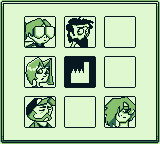

A level layout from a 2D game, rendered from its tile map. Below: a short description, then the map file with its tile-grid data intact:
An orthogonal 20x18 tile map with 8x8 px tiles, 2 tile layers (bot, top).

<map version="1.4" tiledversion="1.4.3" orientation="orthogonal" renderorder="right-down" width="20" height="18" tilewidth="8" tileheight="8" infinite="0" nextlayerid="3" nextobjectid="1">
 <tileset firstgid="1" source="../Master Tileset.tsx" />
 <layer id="1" name="bot" width="20" height="18">
  <data encoding="csv">
0,0,0,0,0,0,0,0,0,0,0,0,0,0,0,0,0,0,0,0,
331,0,332,332,332,332,332,332,332,332,332,332,332,332,332,332,332,0,333,0,
0,0,342,342,342,342,342,342,0,0,0,0,0,0,0,0,0,0,0,0,
341,0,342,342,342,342,342,342,342,342,342,342,342,342,342,342,342,0,343,0,
341,0,342,0,342,342,342,342,342,342,0,342,0,0,342,0,342,0,343,0,
341,0,342,342,342,342,0,342,342,0,342,342,342,0,342,0,342,0,343,0,
341,0,342,342,0,342,342,342,0,0,342,342,342,342,342,0,342,0,343,0,
0,0,342,342,342,342,342,342,342,342,342,342,342,342,342,342,342,0,343,0,
341,0,0,342,342,342,342,0,342,342,0,342,342,342,342,0,342,342,343,0,
341,0,342,342,342,342,342,0,342,342,342,342,342,0,342,342,342,342,343,0,
341,0,342,342,342,342,342,0,0,342,342,342,342,342,342,342,342,342,343,0,
341,0,342,342,342,342,342,0,342,342,342,342,342,342,342,342,342,342,343,0,
341,0,342,342,342,342,342,0,342,342,342,342,342,342,342,0,342,342,343,0,
341,0,342,0,342,0,0,342,342,342,342,342,342,342,342,342,342,0,343,0,
341,0,342,0,342,342,0,0,0,0,0,0,0,0,0,0,342,0,343,0,
341,0,342,0,342,342,342,342,342,342,342,342,342,342,342,0,342,0,343,0,
0,0,0,0,0,0,0,0,0,0,0,0,0,0,342,342,342,0,0,0,
351,0,352,352,352,352,352,352,352,352,352,352,352,352,352,352,352,0,353,0
</data>
 </layer>
 <layer id="2" name="top" width="20" height="18">
  <data encoding="csv">
0,0,0,0,0,0,0,0,0,0,0,0,0,0,0,0,0,0,0,0,
0,0,0,0,0,0,0,0,0,0,0,0,0,0,0,0,0,0,0,0,
0,0,0,0,0,0,0,0,0,0,0,0,0,0,0,0,0,0,0,0,
0,0,0,324,0,325,0,0,344,0,345,0,0,346,0,347,0,0,0,0,
0,0,0,0,0,0,0,0,0,0,0,0,0,0,0,0,0,0,0,0,
0,0,0,334,0,335,0,0,354,0,355,0,0,356,0,357,0,0,0,0,
0,0,0,0,0,0,0,0,0,0,0,0,0,0,0,0,0,0,0,0,
0,0,0,0,0,0,0,0,0,0,0,0,0,0,0,0,0,0,0,0,
0,0,0,326,0,327,0,0,361,0,362,0,0,346,0,347,0,0,0,0,
0,0,0,0,0,0,0,0,0,0,0,0,0,0,0,0,0,0,0,0,
0,0,0,336,0,337,0,0,371,0,372,0,0,356,0,357,0,0,0,0,
0,0,0,0,0,0,0,0,0,0,0,0,0,0,0,0,0,0,0,0,
0,0,0,0,0,0,0,0,0,0,0,0,0,0,0,0,0,0,0,0,
0,0,0,328,0,329,0,0,346,0,347,0,0,348,0,349,0,0,0,0,
0,0,0,0,0,0,0,0,0,0,0,0,0,0,0,0,0,0,0,0,
0,0,0,338,0,339,0,0,356,0,357,0,0,358,0,359,0,0,0,0,
0,0,0,0,0,0,0,0,0,0,0,0,0,0,0,0,0,0,0,0,
0,0,0,0,0,0,0,0,0,0,0,0,0,0,0,0,0,0,0,0
</data>
 </layer>
</map>